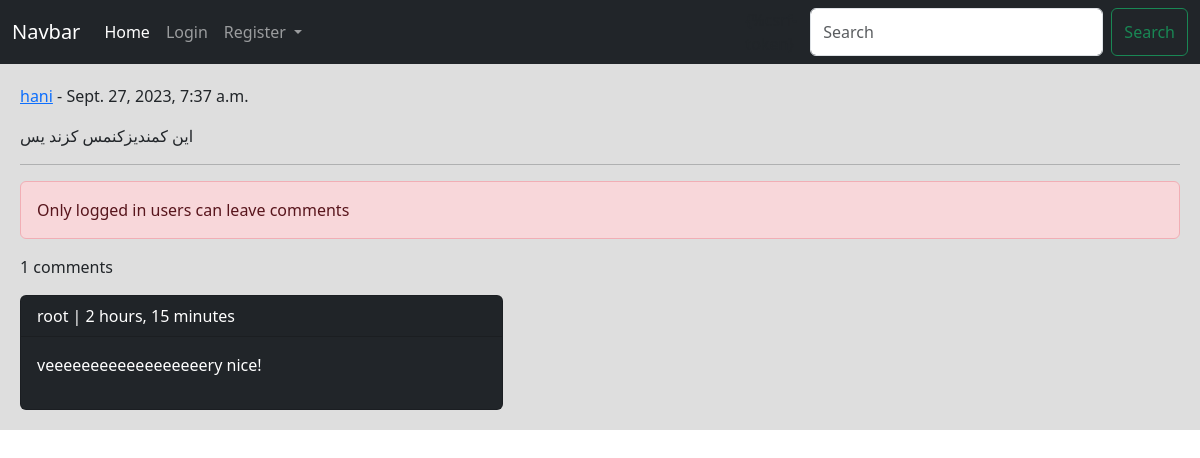
Page /post/18/n-mndznms-znd-s/ on the committed database.
### home/models.py (models this page shows, shortened)
class Post(models.Model):
    user = models.ForeignKey(User, on_delete=models.CASCADE, related_name= 'posts')
    body = models.TextField()
    slug = models.SlugField()
    created = models.DateTimeField(auto_now_add=True)
    updated = models.DateTimeField(auto_now=True)
    class Meta:
        ordering = ('-created',)

class Comments(models.Model):
    user = models.ForeignKey(User, on_delete=models.CASCADE, related_name = 'ucomments')
    post = models.ForeignKey(Post, on_delete=models.CASCADE, related_name = 'pcomments')
    reply = models.ForeignKey('self', on_delete=models.CASCADE , related_name='rcomments', blank= True , null = True)
    is_reply = models.BooleanField(default=False)
    body = models.TextField(max_length= 400)
    created = models.DateTimeField(auto_now_add=True)

### home/views.py (the view)
# urls.py: path('post/<int:post_id>/<slug:post_slug>/', views.PostDetailView.as_view(), name = 'post_detail'),
class PostDetailView(View):
    form_class = CommentCreateForm
    def get(self, request, post_id, post_slug):
        post = get_object_or_404(Post, slug=post_slug , pk = post_id)
        comments = post.pcomments.filter(is_reply=False)
        return render(request, 'home/detail.html', {'post': post, 'comments': comments , 'form': self.form_class})

### home/templates/home/detail.html (shortened to what this page needs)
{%extends 'base.html' %}
{%block content %}
    <p><a href="{%url 'accountApp:User_profile' post.user.id%}">{{post.user.username}}</a> - {{post.updated}}</p>
    <p>{{post.body}}</p><hr>
    {%if request.user.is_authenticated%}
        <form action="" method="post">
            {%csrf_token %}
            {{form.as_p}}
            <input type="submit" value="send">
        </form>
    {%else%}
        <p class="alert alert-danger">Only logged in users can leave comments</p>
    {%endif%}
    <p>{{comments.count}} comments</p>
    {%for comment in comments%}
        <div class="card  bg-dark text-white col-md-5">
            <p class="card-header">{{comment.user}} | {{comment.created | timesince}}</p>
            <p class="card-body">{{comment.body}}</p>
        </div>
    {%empty %}
        <p>No comments yet</p>
    {%endfor%}
{%endblock%}

### rows in the picture
Post: user.username "hani", updated "Sept. 27, 2023, 7:37 a.m.", body "این کمندیزکنمس کزند یس"
Comments: user "root", created "2 hours, 15 minutes", body "veeeeeeeeeeeeeeeeeery nice!"

### other values in the picture
{{ comments.count }} "1"
